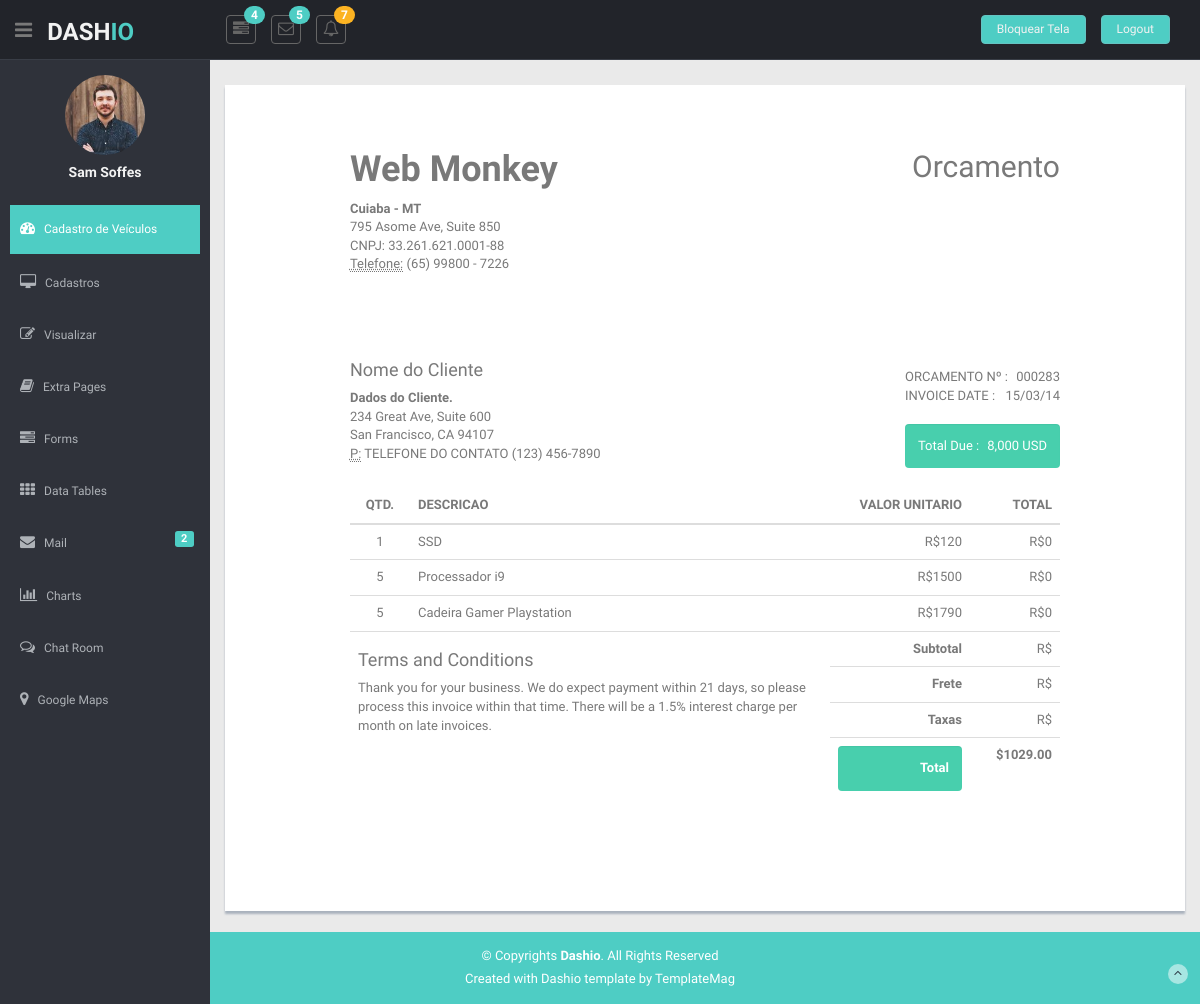
/orcamentos/ (signed in), run on the app's committed database.
### app/models.py (models this page shows)
class Orcamentos(models.Model):
    quantidade      =   models.IntegerField()
    descricao       =   models.CharField(max_length=250)
    precoUnitario   =   models.IntegerField()
    subTotal        =   models.IntegerField()
    total           =   models.IntegerField()
    frete           =   models.IntegerField()
    taxas           =   models.IntegerField()
    validade_orcamento  = models.CharField(max_length=12)
    data_orcamento = models.CharField(max_length=12)
    nome_cliente = models.CharField(max_length=250)
    telefone_cliente = models.CharField(max_length=12)

### app/views.py (the view)
# urls.py: path('orcamentos/', orcamentos, name='orcamentos'),
@login_required
def orcamentos(request):
    data     = {}
    search   = request.GET.get('search')
    if search:
        data['db'] = Orcamentos.objects.filter(nome__icontains=search)
    else:
        data['db'] = Orcamentos.objects.all()
    return render(request, 'orcamentos.html', data)

### app/templates/orcamentos.html
{% extends 'base.html' %}
{% block content %}
    <section id="main-content">
      <section class="wrapper">
        <div class="col-lg-12 mt">
          <div class="row content-panel">
            <div class="col-lg-10 col-lg-offset-1">
              <div class="invoice-body">
                <div class="pull-left">
                  <h1>Web Monkey</h1>
                  <address>
                <strong>Cuiaba - MT</strong><br>
                795 Asome Ave, Suite 850<br>
                CNPJ: 33.261.621.0001-88 <br>
                <abbr title="Telefone">Telefone:</abbr> (65) 99800 - 7226
              </address>
                </div>
                <div class="pull-right">
                  <h2>Orcamento</h2>
                </div>
                <div class="clearfix"></div>
                <br>
                <br>
                <br>
                <div class="row">
                  <div class="col-md-9">
                    <h4>Nome do Cliente</h4>
                    <address>
                  <strong>Dados do Cliente.</strong><br>
                  234 Great Ave, Suite 600<br>
                  San Francisco, CA 94107<br>
                  <abbr title="Phone">P:</abbr> TELEFONE DO CONTATO (123) 456-7890
                </address>
                  </div>
                  <div class="col-md-3">
                    <br>
                    <div>
                      <div class="pull-left"> ORCAMENTO Nº : </div>
                      <div class="pull-right"> 000283 </div>
                      <div class="clearfix"></div>
                    </div>
                    <div>
                      <div class="pull-left"> INVOICE DATE : </div>
                      <div class="pull-right"> 15/03/14 </div>
                      <div class="clearfix"></div>
                    </div>
                    <br>
                    <div class="well well-small green">
                      <div class="pull-left"> Total Due : </div>
                      <div class="pull-right"> 8,000 USD </div>
                      <div class="clearfix"></div>
                    </div>
                  </div>
                </div>
                <table class="table">
                  <thead>
                    <tr>
                      <th style="width:60px" class="text-center">QTD.</th>
                      <th class="text-left">DESCRICAO</th>
                      <th style="width:140px" class="text-right">VALOR UNITARIO</th>
                      <th style="width:90px" class="text-right">TOTAL</th>
                    </tr>
                  </thead>
                  <tbody>
                              {% for dbs in db %}
                    <tr>
                      <td class="text-center">{{dbs.quantidade}}</td>
                      <td>{{dbs.descricao}}</td>
                      <td class="text-right">R${{dbs.precoUnitario}}</td>
                      <td class="text-right">R${{dbs.total}}</td>
                    </tr>
                              {% endfor %}
                    <tr>
                      <td colspan="2" rowspan="4">
                        <h4>Terms and Conditions</h4>
                        <p>Thank you for your business. We do expect payment within 21 days, so please process this invoice within that time. There will be a 1.5% interest charge per month on late invoices.</p>
                        <td class="text-right"><strong>Subtotal</strong></td>
                        <td class="text-right">R${{dbs.subTotal}}</td>
                    </tr>
                    <tr>
                      <td class="text-right no-border"><strong>Frete</strong></td>
                      <td class="text-right">R$ {{dbs.frete}}</td>
                    </tr>
                    <tr>
                      <td class="text-right no-border"><strong>Taxas</strong></td>
                      <td class="text-right">R${{dbs.taxas}}</td>
                    </tr>
                    <tr>
                      <td class="text-right no-border">
                        <div class="well well-small green"><strong>Total</strong></div>
                      </td>
                      <td class="text-right"><strong>$1029.00</strong></td>
                    </tr>
                  </tbody>
                </table>
                <br>
                <br>
              </div>
      </section>
    </section>
    {% load static %}
 {% endblock %}

### app/static/css/style.css (style rules this page uses)
body { color: #797979; background: #eaeaea; font-family: 'Ruda', sans-serif; padding: 0px !important; margin: 0px !important; font-size:13px; }
.mt { margin-top: 25px; }
#main-content { margin-left: 210px; }
.wrapper { display: inline-block; margin-top: 60px; padding-left: 15px; padding-right: 15px; padding-bottom: 15px; padding-top: 0px; width: 100%; }
.content-panel { background: #ffffff; box-shadow: 0px 3px 2px #aab2bd; padding-top: 15px; padding-bottom: 5px; }
.content-panel h4 { margin-left: 10px; }
.well.green { background-color: #48cfad; color: #fff; border: none; }
.well.well-small { padding: 13px; width: auto; }
.invoice-body { padding: 30px; }
.invoice-body h1 { font-weight: 900; }
.invoice-body h4 { margin-left: 0px; }

### data on the page
Orcamentos: quantidade "1", descricao "SSD", precoUnitario "120", total "0"
Orcamentos: quantidade "5", descricao "Processador i9", precoUnitario "1500", total "0"
Orcamentos: quantidade "5", descricao "Cadeira Gamer Playstation", precoUnitario "1790", total "0"
